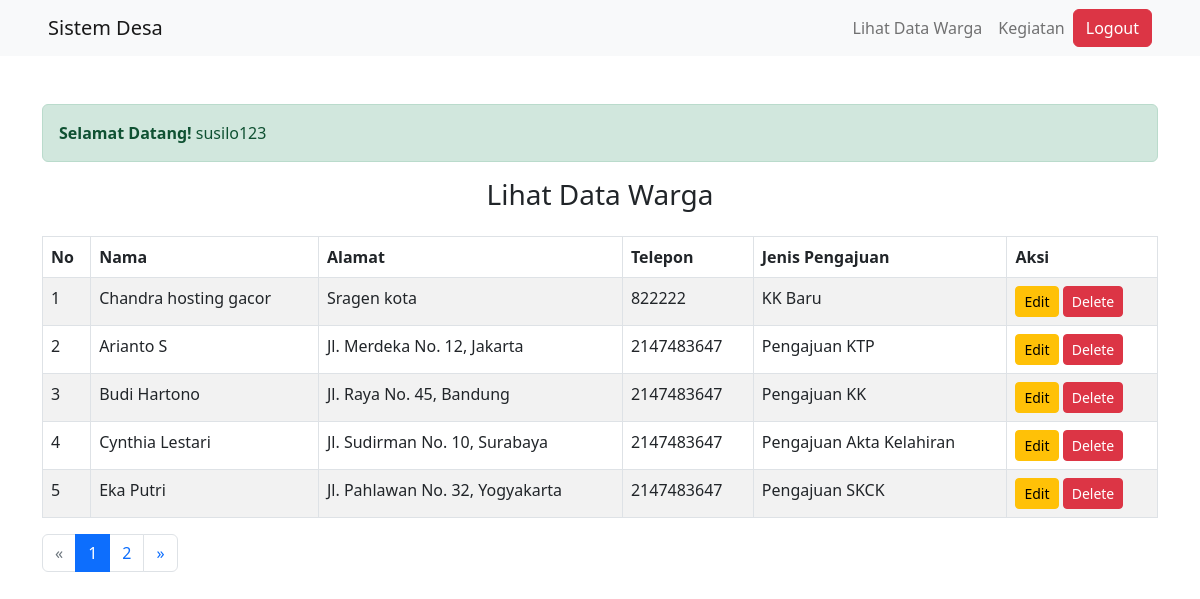
/data/view_data_warga.php (signed in), run on the app's committed database.
### tables this page shows
CREATE TABLE `surat_pengajuan` (
  `id` int(11) NOT NULL,
  `nama` varchar(255) NOT NULL,
  `alamat` varchar(255) NOT NULL,
  `no_hp` int(11) NOT NULL,
  `jenis_pengajuan` varchar(50) NOT NULL
);

### data/view_data_warga.php (the view, shortened to what this page needs)
<?php
include('../db_connection.php');
$limit = 5;
$page = isset($_GET['page']) && is_numeric($_GET['page']) ? $_GET['page'] : 1;
$offset = ($page - 1) * $limit;
$query = "SELECT * FROM surat_pengajuan LIMIT $limit OFFSET $offset";
$result = $conn->query($query);
$totalQuery = "SELECT COUNT(*) AS total FROM surat_pengajuan";
$totalResult = $conn->query($totalQuery);
$totalRow = $totalResult->fetch_assoc();
$totalData = $totalRow['total'];
$totalPages = ceil($totalData / $limit);
?>
<!DOCTYPE html>
<html lang="en">
<head>
    <link href="https://cdn.jsdelivr.net/npm/bootstrap@5.2.3/dist/css/bootstrap.min.css" rel="stylesheet">
</head>
<body>
    <nav class="navbar navbar-expand-lg navbar-light bg-light px-5">
        <div>
            <a class="navbar-brand" href="#">Sistem Desa</a>
        </div>
        <div class="collapse navbar-collapse ">
            <ul class="navbar-nav ms-auto">
                <li class="nav-item"><a class="nav-link" href="view_data_warga.php">Lihat Data Warga</a></li>
            </ul>
            <ul class="navbar-nav mr-auto">
                <li class="nav-item"><a class="nav-link" href="view_data_kegiatan.php">Kegiatan</a></li>
            </ul>
            <form method="POST">
                <button name="logout" class="btn btn-danger">Logout</button>
            </form>
        </div>
    </nav>
    <div class="container mt-5">
        <div class="alert alert-success" role="alert">
            <strong>Selamat Datang!</strong> <?php echo $_SESSION['username']; ?>
        </div>
        <h3 class="text-center mb-4">Lihat Data Warga</h3>
        <div class="table-responsive">
            <table class="table table-striped table-bordered">
                <thead>
                    <tr>
                        <th>No</th>
                        <th>Nama</th>
                        <th>Alamat</th>
                        <th>Telepon</th>
                        <th>Jenis Pengajuan</th>
                        <th>Aksi</th>
                    </tr>
                </thead>
                <tbody>
                    <?php
                    if ($result->num_rows > 0) {
                        $no = 1 + $offset;
                        while ($row = $result->fetch_assoc()) {
                    ?>
                            <tr>
                                <td><?= $no++; ?></td>
                                <td><?= htmlspecialchars($row['nama']); ?></td>
                                <td><?= htmlspecialchars($row['alamat']); ?></td>
                                <td><?= htmlspecialchars($row['no_hp']); ?></td>
                                <td><?= htmlspecialchars($row['jenis_pengajuan']); ?></td>
                                <td>
                                    <button class="btn btn-warning btn-sm" data-bs-toggle="modal" data-bs-target="#editModal<?= $row['id']; ?>">Edit</button>
                                    <button class="btn btn-danger btn-sm" data-bs-toggle="modal" data-bs-target="#deleteModal<?= $row['id']; ?>">Delete</button>
                                </td>
                            </tr>
                    <?php
                        }
                    } else {
                        echo "<tr><td colspan='6' class='text-center'>Data tidak ditemukan</td></tr>";
                    }
                    ?>
                </tbody>
            </table>
        </div>
        <nav aria-label="Page navigation example">
            <ul class="pagination">
                <li class="page-item <?= ($page == 1) ? 'disabled' : ''; ?>">
                    <a class="page-link" href="?page=<?= $page - 1; ?>" aria-label="Previous">
                        <span aria-hidden="true">&laquo;</span>
                    </a>
                </li>
                <?php for ($i = 1; $i <= $totalPages; $i++) { ?>
                    <li class="page-item <?= ($i == $page) ? 'active' : ''; ?>">
                        <a class="page-link" href="?page=<?= $i ?>"><?= $i ?></a>
                    </li>
                <?php } ?>
                <li class="page-item <?= ($page == $totalPages) ? 'disabled' : ''; ?>">
                    <a class="page-link" href="?page=<?= $page + 1; ?>" aria-label="Next">
                        <span aria-hidden="true">&raquo;</span>
                    </a>
                </li>
            </ul>
        </nav>
    </div>
</body>
</html>

### data on the page
surat_pengajuan: nama "Chandra hosting gacor", alamat "Sragen kota", no_hp "822222", jenis_pengajuan "KK Baru"
surat_pengajuan: nama "Arianto S", alamat "Jl. Merdeka No. 12, Jakarta", no_hp "2147483647", jenis_pengajuan "Pengajuan KTP"
surat_pengajuan: nama "Budi Hartono", alamat "Jl. Raya No. 45, Bandung", no_hp "2147483647", jenis_pengajuan "Pengajuan KK"
surat_pengajuan: nama "Cynthia Lestari", alamat "Jl. Sudirman No. 10, Surabaya", no_hp "2147483647", jenis_pengajuan "Pengajuan Akta Kelahiran"
surat_pengajuan: nama "Eka Putri", alamat "Jl. Pahlawan No. 32, Yogyakarta", no_hp "2147483647", jenis_pengajuan "Pengajuan SKCK"

### other printed values
$_SESSION['username'] "susilo123"
